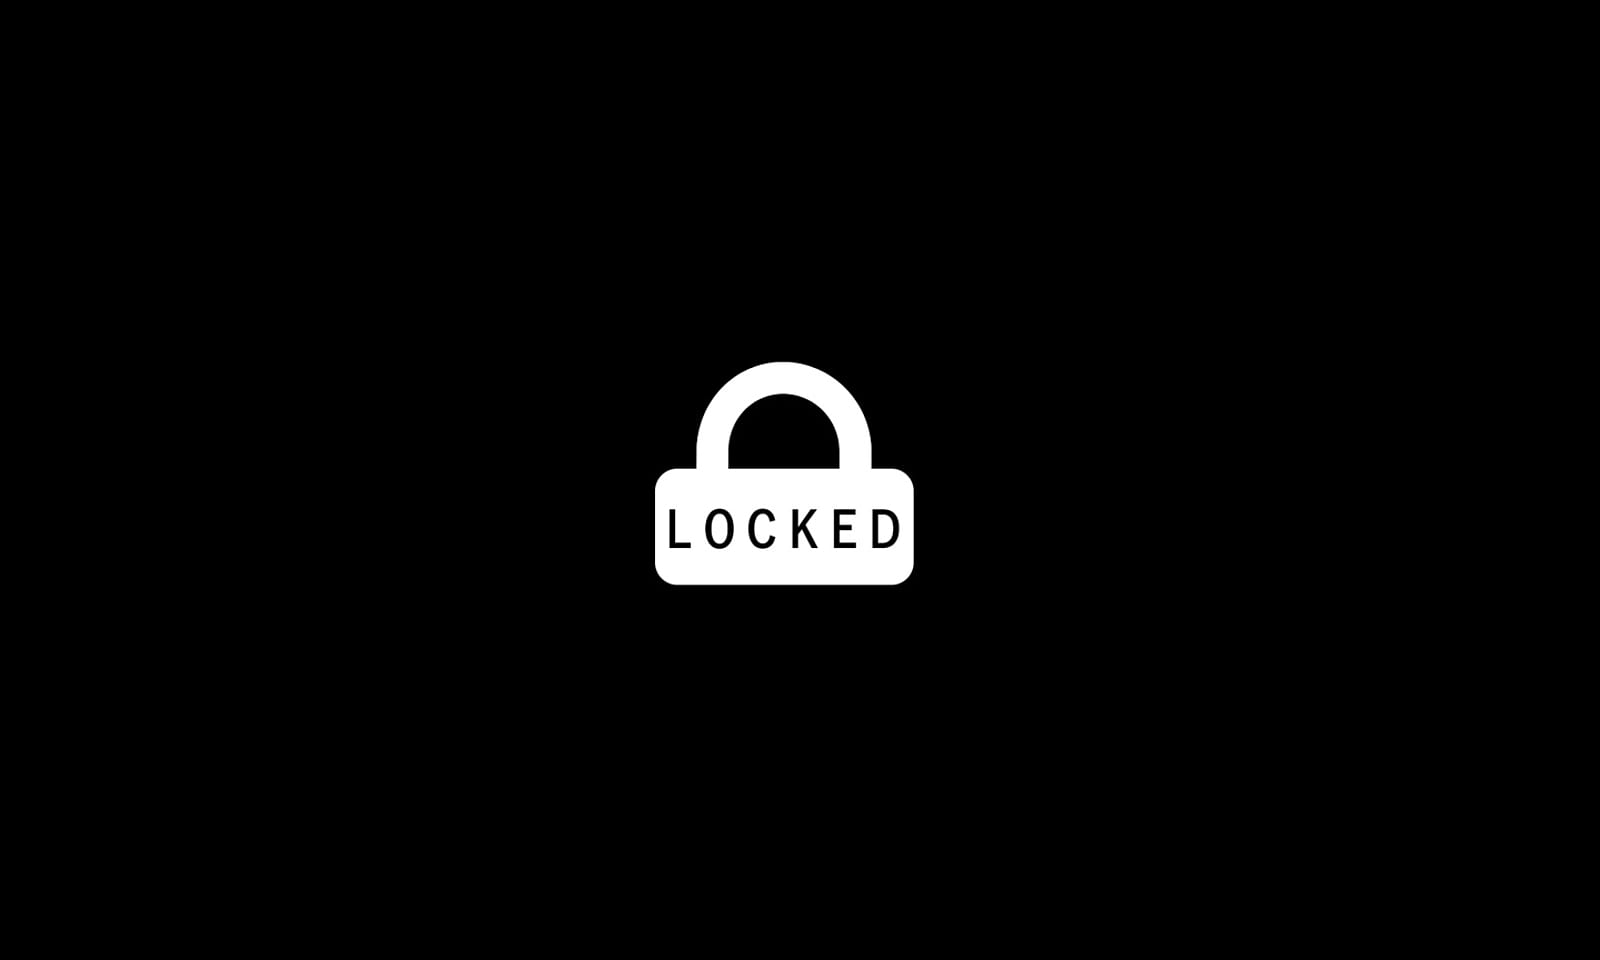

The image is a tile-based game level rendered from a .tmx file. Its description and complete source (layers, tilesets, objects, tile grids) follow:
An orthogonal 50x30 tile map with 32x32 px tiles, 1 tile layer (Calque de Tuiles 1), 2 tilesets.

<map version="1.8" tiledversion="1.8.2" orientation="orthogonal" renderorder="right-down" width="50" height="30" tilewidth="32" tileheight="32" infinite="0" nextlayerid="2" nextobjectid="1">
 <tileset firstgid="1" source="../Asset/tile_set/squelette.tsx" />
 <tileset firstgid="577" source="../Asset/tile_set/LOCK.tsx" />
 <layer id="1" name="Calque de Tuiles 1" width="50" height="30">
  <data encoding="csv">
101,101,101,101,101,101,101,101,101,101,101,101,101,101,101,101,101,101,101,101,101,101,101,101,101,101,101,101,101,101,101,101,101,101,101,101,101,101,101,101,101,101,101,101,101,101,101,101,101,101,
101,101,101,101,101,101,101,101,101,101,101,101,101,101,101,101,101,101,101,101,101,101,101,101,101,101,101,101,101,101,101,101,101,101,101,101,101,101,101,101,101,101,101,101,101,101,101,101,101,101,
101,101,101,101,101,101,101,101,101,101,101,101,101,101,101,101,101,101,101,101,101,101,101,101,101,101,101,101,101,101,101,101,101,101,101,101,101,101,101,101,101,101,101,101,101,101,101,101,101,101,
101,101,101,101,101,101,101,101,101,101,101,101,101,101,101,101,101,101,101,101,101,101,101,101,101,101,101,101,101,101,101,101,101,101,101,101,101,101,101,101,101,101,101,101,101,101,101,101,101,101,
101,101,101,101,101,101,101,101,101,101,101,101,101,101,101,101,101,101,101,101,101,101,101,101,101,101,101,101,101,101,101,101,101,101,101,101,101,101,101,101,101,101,101,101,101,101,101,101,101,101,
101,101,101,101,101,101,101,101,101,101,101,101,101,101,101,101,101,101,101,101,101,101,101,101,101,101,101,101,101,101,101,101,101,101,101,101,101,101,101,101,101,101,101,101,101,101,101,101,101,101,
101,101,101,101,101,101,101,101,101,101,101,101,101,101,101,101,101,101,101,101,101,101,101,101,101,101,101,101,101,101,101,101,101,101,101,101,101,101,101,101,101,101,101,101,101,101,101,101,101,101,
101,101,101,101,101,101,101,101,101,101,101,101,101,101,101,101,101,101,101,101,101,101,101,101,101,101,101,101,101,101,101,101,101,101,101,101,101,101,101,101,101,101,101,101,101,101,101,101,101,101,
101,101,101,101,101,101,101,101,101,101,101,101,101,101,101,101,101,101,101,101,101,101,101,101,101,101,101,101,101,101,101,101,101,101,101,101,101,101,101,101,101,101,101,101,101,101,101,101,101,101,
101,101,101,101,101,101,101,101,101,101,101,101,101,101,101,101,101,101,101,101,101,101,101,101,101,101,101,101,101,101,101,101,101,101,101,101,101,101,101,101,101,101,101,101,101,101,101,101,101,101,
101,101,101,101,101,101,101,101,101,101,101,101,101,101,101,101,101,982,983,984,985,986,987,988,989,990,991,992,993,994,995,996,101,101,101,101,101,101,101,101,101,101,101,101,101,101,101,101,101,101,
101,101,101,101,101,101,101,101,101,101,101,101,101,101,101,101,101,1007,1008,1009,1010,1011,1012,1013,1014,1015,1016,1017,1018,1019,1020,1021,101,101,101,101,101,101,101,101,101,101,101,101,101,101,101,101,101,101,
101,101,101,101,101,101,101,101,101,101,101,101,101,101,101,101,101,1032,1033,1034,1035,1036,1037,1038,1039,1040,1041,1042,1043,1044,1045,1046,101,101,101,101,101,101,101,101,101,101,101,101,101,101,101,101,101,101,
101,101,101,101,101,101,101,101,101,101,101,101,101,101,101,101,101,1057,1058,1059,1060,1061,1062,1063,1064,1065,1066,1067,1068,1069,1070,1071,101,101,101,101,101,101,101,101,101,101,101,101,101,101,101,101,101,101,
101,101,101,101,101,101,101,101,101,101,101,101,101,101,101,101,101,1082,1083,1084,1085,1086,1087,1088,1089,1090,1091,1092,1093,1094,1095,1096,101,101,101,101,101,101,101,101,101,101,101,101,101,101,101,101,101,101,
101,101,101,101,101,101,101,101,101,101,101,101,101,101,101,101,101,1107,1108,1109,1110,1111,1112,1113,1114,1115,1116,1117,1118,1119,1120,1121,101,101,101,101,101,101,101,101,101,101,101,101,101,101,101,101,101,101,
101,101,101,101,101,101,101,101,101,101,101,101,101,101,101,101,101,1132,1133,1134,1135,1136,1137,1138,1139,1140,1141,1142,1143,1144,1145,1146,101,101,101,101,101,101,101,101,101,101,101,101,101,101,101,101,101,101,
101,101,101,101,101,101,101,101,101,101,101,101,101,101,101,101,101,1157,1158,1159,1160,1161,1162,1163,1164,1165,1166,1167,1168,1169,1170,1171,101,101,101,101,101,101,101,101,101,101,101,101,101,101,101,101,101,101,
101,101,101,101,101,101,101,101,101,101,101,101,101,101,101,101,101,1182,1183,1184,1185,1186,1187,1188,1189,1190,1191,1192,1193,1194,1195,1196,101,101,101,101,101,101,101,101,101,101,101,101,101,101,101,101,101,101,
101,101,101,101,101,101,101,101,101,101,101,101,101,101,101,101,101,1207,1208,1209,1210,1211,1212,1213,1214,1215,1216,1217,1218,1219,1220,1221,101,101,101,101,101,101,101,101,101,101,101,101,101,101,101,101,101,101,
101,101,101,101,101,101,101,101,101,101,101,101,101,101,101,101,101,101,101,101,101,101,101,101,101,101,101,101,101,101,101,101,101,101,101,101,101,101,101,101,101,101,101,101,101,101,101,101,101,101,
101,101,101,101,101,101,101,101,101,101,101,101,101,101,101,101,101,101,101,101,101,101,101,101,101,101,101,101,101,101,101,101,101,101,101,101,101,101,101,101,101,101,101,101,101,101,101,101,101,101,
101,101,101,101,101,101,101,101,101,101,101,101,101,101,101,101,101,101,101,101,101,101,101,101,101,101,101,101,101,101,101,101,101,101,101,101,101,101,101,101,101,101,101,101,101,101,101,101,101,101,
101,101,101,101,101,101,101,101,101,101,101,101,101,101,101,101,101,101,101,101,101,101,101,101,101,101,101,101,101,101,101,101,101,101,101,101,101,101,101,101,101,101,101,101,101,101,101,101,101,101,
101,101,101,101,101,101,101,101,101,101,101,101,101,101,101,101,101,101,101,101,101,101,101,101,101,101,101,101,101,101,101,101,101,101,101,101,101,101,101,101,101,101,101,101,101,101,101,101,101,101,
101,101,101,101,101,101,101,101,101,101,101,101,101,101,101,101,101,101,101,101,101,101,101,101,101,101,101,101,101,101,101,101,101,101,101,101,101,101,101,101,101,101,101,101,101,101,101,101,101,101,
101,101,101,101,101,101,101,101,101,101,101,101,101,101,101,101,101,101,101,101,101,101,101,101,101,101,101,101,101,101,101,101,101,101,101,101,101,101,101,101,101,101,101,101,101,101,101,101,101,101,
101,101,101,101,101,101,101,101,101,101,101,101,101,101,101,101,101,101,101,101,101,101,101,101,101,101,101,101,101,101,101,101,101,101,101,101,101,101,101,101,101,101,101,101,101,101,101,101,101,101,
101,101,101,101,101,101,101,101,101,101,101,101,101,101,101,101,101,101,101,101,101,101,101,101,101,101,101,101,101,101,101,101,101,101,101,101,101,101,101,101,101,101,101,101,101,101,101,101,101,101,
101,101,101,101,101,101,101,101,101,101,101,101,101,101,101,101,101,101,101,101,101,101,101,101,101,101,101,101,101,101,101,101,101,101,101,101,101,101,101,101,101,101,101,101,101,101,101,101,101,101
</data>
 </layer>
</map>
